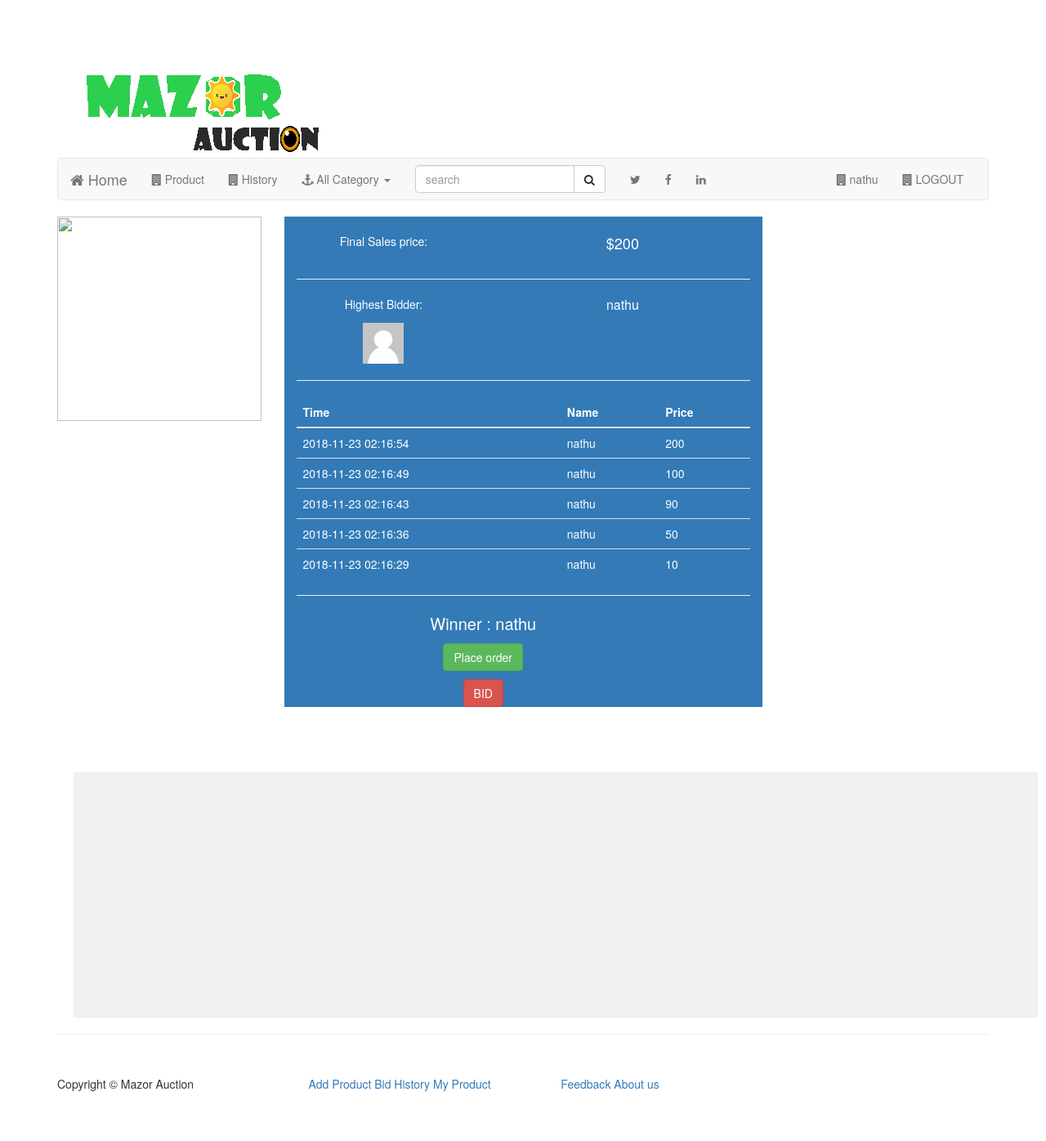
The page /product/index.php?auction_id=2 (signed in) on the database its author committed.
### tables this page shows
CREATE TABLE `bid` (
  `id` int(5) NOT NULL,
  `time` datetime DEFAULT NULL,
  `uname` varchar(50) NOT NULL,
  `uemail` varchar(100) NOT NULL,
  `bid` int(10) NOT NULL,
  `auction_id` int(10) NOT NULL
);

### product/index.php (the view, shortened to what this page needs)
<?php
include 'header.php';
if(isset($_GET['auction_id']))
{
  $id=$_GET['auction_id'];
}
else{
  header("LOCATION: ../index.php");
}
?>
<!DOCTYPE html>
<html>
<head>
<link rel="stylesheet" type="text/css" href="../css/bootstrap.css">
<link rel="stylesheet" type="text/css" href="../css/bootstrap.min.css">
<link rel="stylesheet" type="text/css" href="../css/shop-homepage.css">
</head>
<body>
  <?php
  $con = mysqli_connect("localhost","root","","project");
  $sql="SELECT * FROM `auction_item` WHERE id='".$id."'";
  $result=mysqli_query($con,$sql);
  $ro=mysqli_fetch_array($result);
  $image="../".$ro['image'];
  $sql="SELECT * FROM `bid` WHERE auction_id='".$id."' ORDER BY id DESC limit 5";
  $result=mysqli_query($con,$sql);
  $row=mysqli_fetch_array($result);
  ?>
    <div class="container">
      <div class="row">
         <div class="col-xs-4 col-md-3">
          <img src="<?php echo $image;?>" style="height: 250px; width: 250px;"><br>
          <br>
         </div>
  <div class="col-xs-10 col-md-6 bg-primary">
    <br>
    <div class="row">
        <div class="col-xs-8 col-md-5 text-center">
            <p>Final Sales price:</p>
        </div>
        <div class="col-xs-5 col-md-7 text-center">
            <p style="font-size: 18px;">$<?php echo $row['bid']; ?></p>
        </div>
    </div>
    <hr>
    <div class="row">
        <div class="col-xs-8 col-md-5 text-center">
            <p>Highest Bidder:</p>
        </div>
        <div class="col-xs-5 col-md-7 text-center">
            <p style="font-size: 16px;"><?php echo $row['uname']; ?></p>
        </div>
    </div>
    <div class="row">
        <div class="col-xs-8 col-md-5 text-center">
            <img src="profile.jpg">
        </div>
     <div class="col-xs-5 col-md-7 text-center">
        </div>
    </div>
    <hr>
    <table class="table">
      <thead>
<tr>
<th>Time</th>
<th>Name</th>
<th>Price</th>
</tr>
</thead>
<tbody>
   <?php
      echo "<tr>
  <td>".$row['time']."</td>
  <td>".$row['uname']."</td>
  <td>".$row['bid']."</td>
</tr>";
    while($row1=mysqli_fetch_array($result))
    {
      echo "<tr>
  <td>".$row1['time']."</td>
  <td>".$row1['uname']."</td>
  <td>".$row1['bid']."</td>
</tr>";
      }
      ?>
</tbody>
    </table>
    <hr>
     <div class="row">
        <div class="col-xs-4 col-md-10 text-center">
    <?php
    $curr_timestamp = date('Y-m-d H:i:s');
          $query2 = "SELECT `id`, `start_time`, `end_time`, `image`, `description`, `category`, `item_title`, `min_bid` FROM `auction_item` WHERE `id` ='".$id."'";
                $result2 = mysqli_query($con, $query2);
                $row2 = mysqli_fetch_array($result2);
                if ($row2['end_time']<$curr_timestamp) {
                  $query3="SELECT `id`, `time`, `uname`, `uemail`, `bid`, `auction_id` FROM `bid` WHERE `bid` = ".$row['bid']."";
                    $result3 = mysqli_query($con, $query3);
                $row3 = mysqli_fetch_array($result3);
                  $win=$row3['uname'];
                  echo '
                  <p style="font-size: 20px;">Winner : '.$win.'</p>
                  ';
                   $sname = $_SESSION['name'];
                  if($sname == $win )
                  {
                    echo '
                      <p><a class="btn btn-success" href="address.php?add='.$id.'" role="button">Place order</a></p>
                    ';
                  }
                }
                else
                {
                  echo '
               <form method="post" action="add_bid.php" >
       <input class="in" name="bid" style="color: black; width: 60px; " type="number" required="required">
                  ';
                }
                ?>
      <input type="submit" name="submit" value="BID" class="btn btn-danger" href="nathu.php">
     <br>
        </div>
        <div class="col-xs-5 col-md-2 text-center">
        </div>
    </div>
  </div>
  <div class="col-xs-4 col-md-2"></div>
      </div>
    </div>
<div style="height: 300px; width: 1180px; background-color: rgb(240, 240, 240); margin-top: 80px; margin-left: 90px;">
</div>
</body>
</html>
<?php
include 'footer.php';
?>

### css/shop-homepage.css (style rules this page uses)
body { padding-top: 70px; }

### rows shown on the page
bid: bid "200", uname "nathu", time "2018-11-23 02:16:54"
bid: time "2018-11-23 02:16:49", uname "nathu", bid "100"
bid: time "2018-11-23 02:16:43", uname "nathu", bid "90"
bid: time "2018-11-23 02:16:36", uname "nathu", bid "50"
bid: time "2018-11-23 02:16:29", uname "nathu", bid "10"
bid: uname "nathu"

### other values the page prints
$name "nathu"
